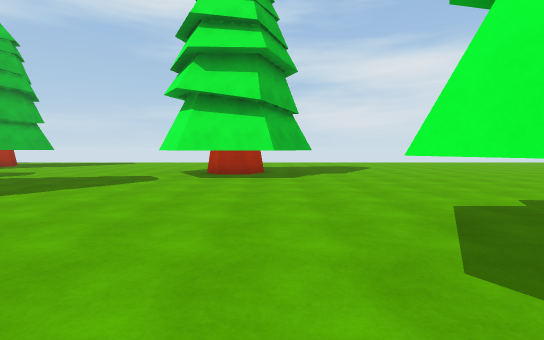
View 1 (above)

16 first-person views from a walk through a Unity game level. The camera is 1.4 m above the floor, tilts 4° down and sees 85° across. The floor is counted in squares, 2 m on a side. Each view is taken from the middle of a square. On the plan, view 1 faces up. The plan holds only what a view shows up to about 10 squares ahead; the rest is blank. The place goes on beyond the plan. The player is left out.

View 2
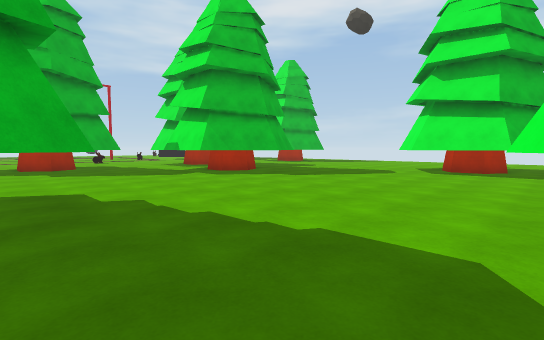

View 3
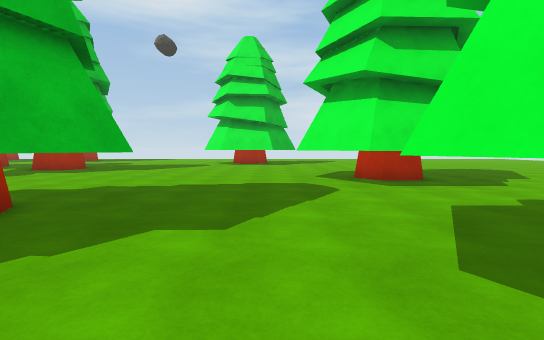

View 4
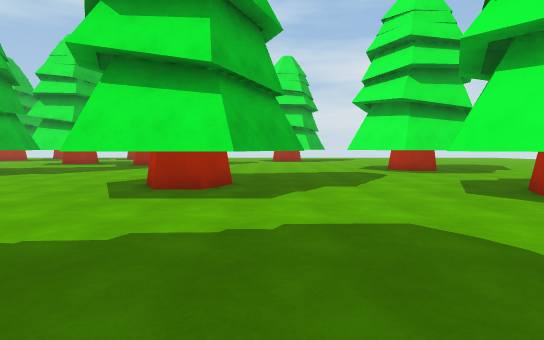

View 5
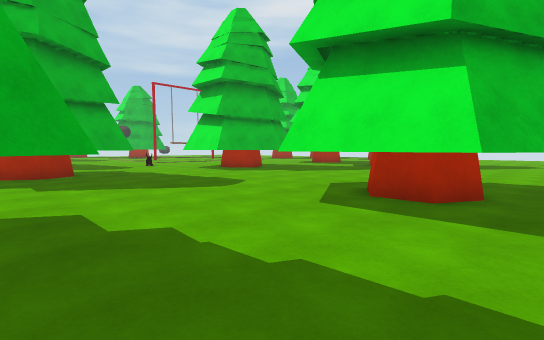

View 6
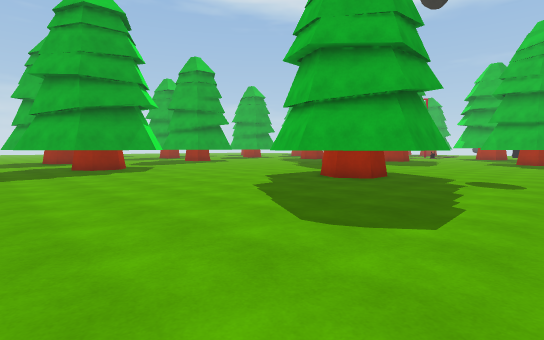

View 7
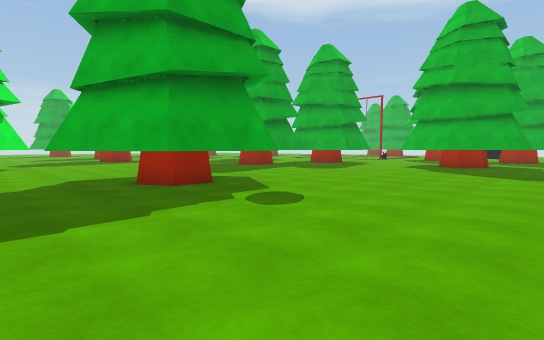

View 8
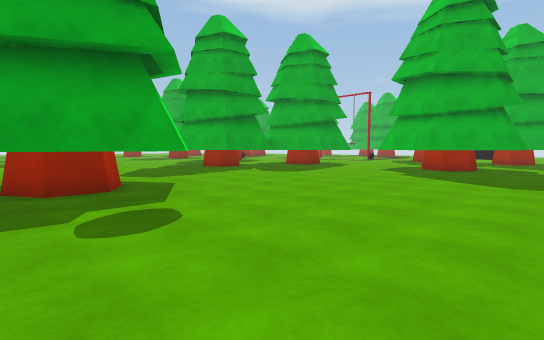

View 9
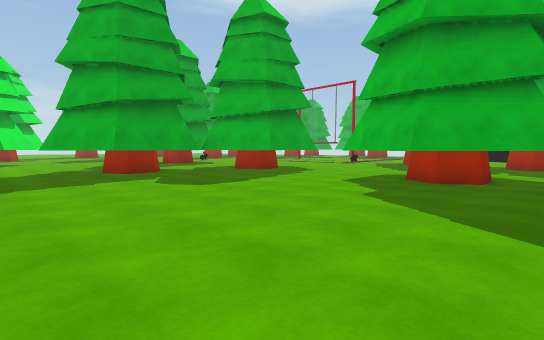

View 10
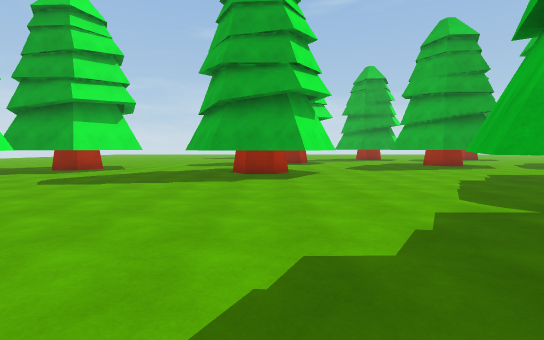

View 11
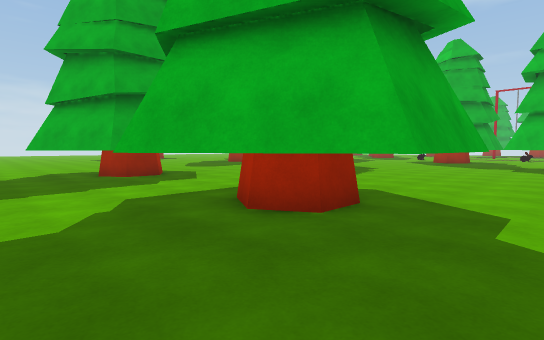

View 12
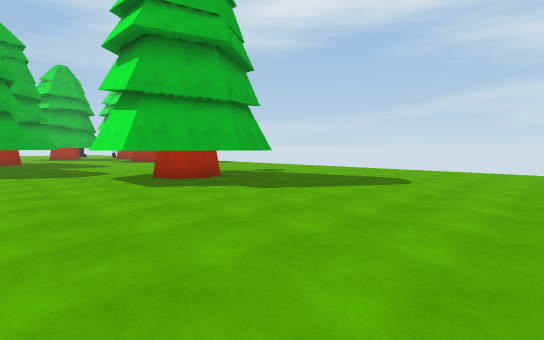

View 13
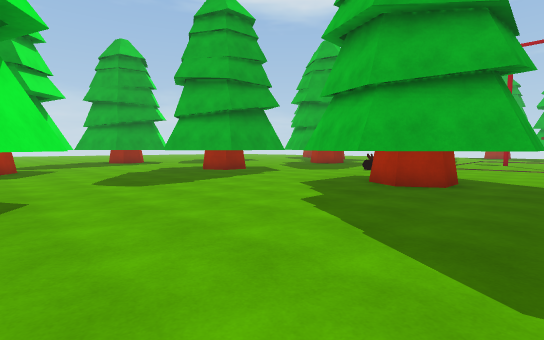

View 14
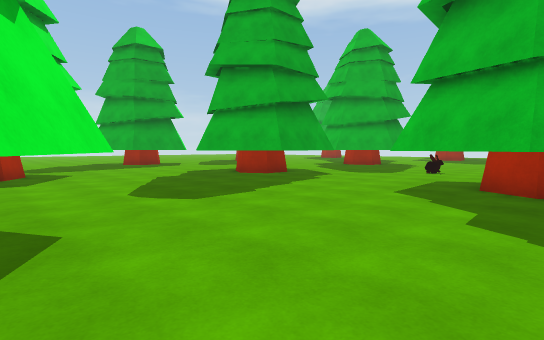

View 15
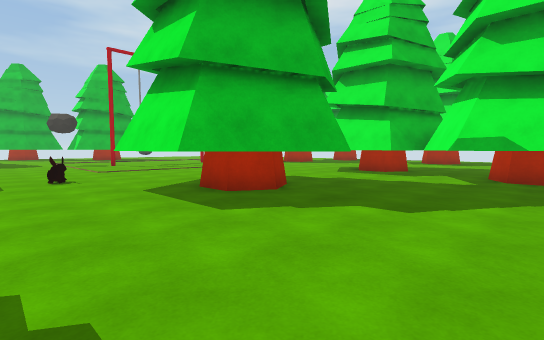

View 16
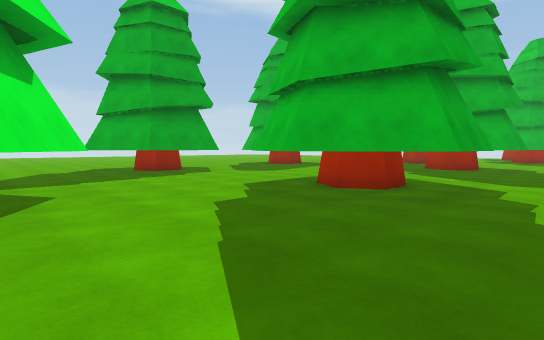

### Floor plan
Key: @ floor where view 1 was taken; . floor; T tree; O other object.
Columns run from 19 left of view 1 to 6 right of it. Each row starts with its distance up from view 1.
 15          .................
 14        TT.................
 13   TT   TTT................
 12         TT................
 11         TT.......TTT......
 10         T........TTT......
  9        .........TTTTT.....
  8        .........TTTT......
  7        TTT.......TTT......
  6         TTTTTT............
  5       TTTT TTT............
  4       .TTTTTTT............
  3       ....TTTT.......TTT..
  2      ...............TTTT..
  1   ....TTTT..........TTTTT.
  0   .... TTT.........@.TTT..
 -1  .....TTTT.....TT.........
 -2 .......TTT....TTTT........
 -3 ....O........TTTTT...TTT..
 -4   ............TTTT..TTTTT.
 -5 TTT....TT.....TTT...TT TT.
 -6 TTT...TTTT...........   ..
 -7   TT..  TT..........   ..
 -8         TT...T T...    ..
 -9         T...TTT  .
-10       ......TT
-11       .......
-12        .......
-13        TTTT...
-14          TT...
-15           T..
-16            ..

Where each view was taken, in squares from view 1:
view 1: 0 up, 0 right, facing up
view 2: 2 down, 1 right, facing up-left
view 3: 6 down, 0 right, facing up
view 4: 9 down, 2 left, facing up
view 5: 8 down, 2 left, facing up-left
view 6: 13 up, 6 right, facing down-left
view 7: 15 up, 2 right, facing down-left
view 8: 15 up, 0 right, facing down-left
view 9: 14 up, 4 left, facing down-left
view 10: 6 up, 4 left, facing down
view 11: 4 up, 6 right, facing down-left
view 12: 5 up, 6 right, facing up-left
view 13: 2 up, 5 left, facing down-left
view 14: 0 up, 5 left, facing down-left
view 15: 4 down, 7 left, facing up-left
view 16: 4 down, 6 left, facing down-left
